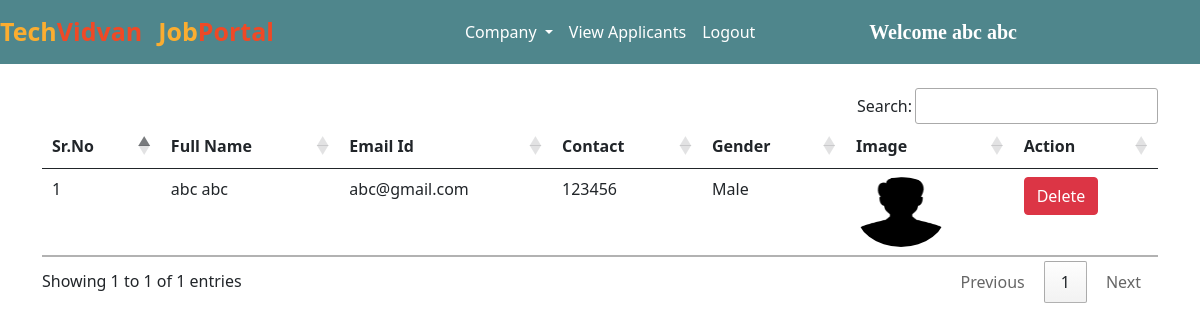
The app's page /view_applicants/ (signed in) with its own data.
### jobs/models.py (models this page shows, shortened)
class Applicant(models.Model):
    user = models.ForeignKey(User, on_delete=models.CASCADE)
    phone = models.CharField(max_length=10)
    image = models.ImageField(upload_to="")
    gender = models.CharField(max_length=10)
    type = models.CharField(max_length=15)

### jobs/views.py (the view)
# urls.py: path("view_applicants/", views.view_applicants, name="view_applicants"),
def view_applicants(request):
    if not request.user.is_authenticated:
        return redirect("/admin_login")
    applicants = Applicant.objects.all()
    return render(request, "view_applicants.html", {'applicants':applicants})

### jobs/templates/view_applicants.html (shortened to what this page needs)
{% extends 'admin_navbar.html' %}
{% block view_applicants %} active {% endblock %}
{% block body %}
<div class="container mt-4">
<table class="table table-hover" id="example">
    <thead>
        <tr>
            <th>Sr.No</th>
            <th>Full Name</th>
            <th>Email Id</th>
            <th>Contact</th>
            <th>Gender</th>
            <th>Image</th>
            <th>Action</th>
        </tr>
    </thead>
    <tbody>
        {% for applicant in applicants %}
        <tr>
            <td>{{forloop.counter}}</td>
            <td>{{applicant.user.get_full_name}}</td>
            <td>{{applicant.user.email}}</td>
            <td>{{applicant.phone}}</td>
            <td>{{applicant.gender}}</td>
            <td><img src="{{applicant.image.url}}" class="rounded-circle" width="90px" height="70px"></td>
            <td><a href="/delete_user/{{applicant.user.id}}/" class="btn btn-danger" onclick="return confirm('Are you sure you want to delete this applicant?')">Delete</a></td>
        </tr>
        {% endfor %}
    </tbody>
</table>
</div>
{% endblock %}

### jobs/templates/admin_navbar.html (shortened to what this page needs)
<!doctype html>
<html lang="en">
<head>
  <link href="https://cdn.jsdelivr.net/npm/bootstrap@5.0.2/dist/css/bootstrap.min.css" rel="stylesheet"
>
  <link rel="stylesheet" href="https://cdn.datatables.net/1.10.25/css/jquery.dataTables.min.css">
  <link rel="stylesheet" href="https://cdn.datatables.net/buttons/1.7.1/css/buttons.dataTables.min.css">
</head>
<body>
  <nav class="navbar navbar-expand-lg navbar-dark">
      <a class="navbar-brand" href="/"><span class="head1">Tech</span><span class="head2">Vidvan</span></a>
      <a class="navbar-brand" href="#"><span class="head1">Job</span><span class="head2">Portal</span></a>
      <div class="container w-50">
      <div class="collapse navbar-collapse" id="navbarSupportedContent">
        <ul class="navbar-nav me-auto mb-2 mb-lg-0">
          <div class="collapse navbar-collapse" id="navbarNavDarkDropdown">
            <ul class="navbar-nav">
              <li class="nav-item dropdown">
                <a class="nav-link active dropdown-toggle" href="#" id="navbarDarkDropdownMenuLink" role="button" data-bs-toggle="dropdown" aria-expanded="false">
                  Company
                </a>
              </li>
            </ul>
          </div>
          <li class="nav-item">
            <a class="nav-link {% block view_applicants %} {% endblock %}" href="/view_applicants/">View Applicants</a>
          </li>
          <li class="nav-item">
            <a class="nav-link active" href="/logout/">Logout</a>
          </li>
        </ul>
        <a class="navbar-brand" style="font-weight: bold; font-family: 'Times New Roman', Times, serif;" href="#">Welcome {{request.user.get_full_name}}</a>
      </div>
      </div>
  </nav>
  {% block body %}
  {% endblock %}
</body>
</html>

### jobs/templates/admin_navbar.html (style rules this page uses)
.navbar { background-color: #4f868c; }
.head1 { color: #FBAD30; font-size: 25px; font-weight: bold; height: 50px; }
.head2 { color: #EF4926; font-size: 25px; font-weight: bold; }

### records on screen
Applicant: user.get_full_name "abc abc", user.email "abc@gmail.com", phone "123456", gender "Male", image (picture)

### other values on screen
{{ request.user.get_full_name }} "abc abc"
